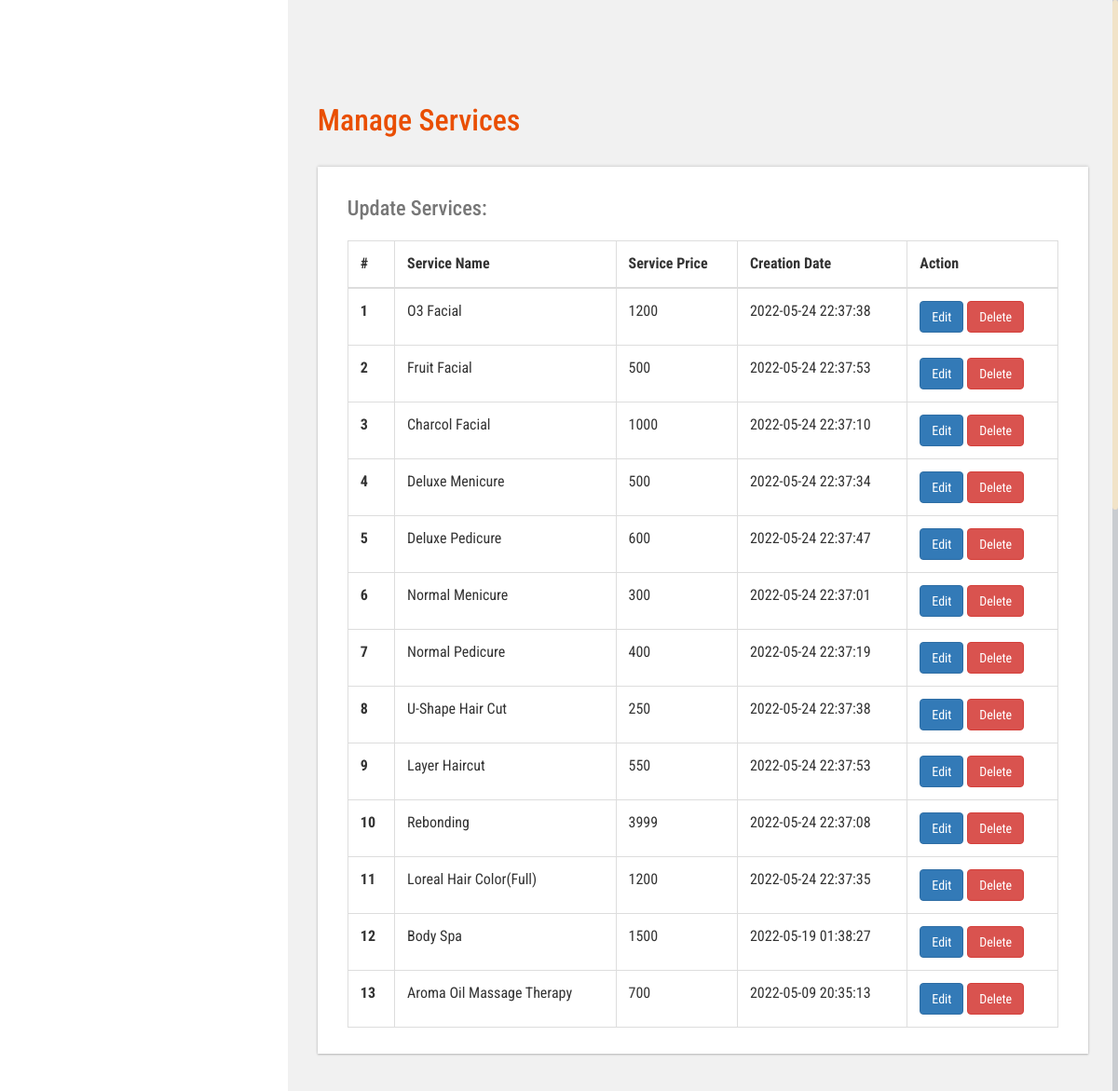
Screenshot of /admin/manage-services.php (signed in) with the database file from the repository.
### tables this page shows
CREATE TABLE `tblservices` (
  `ID` int(10) NOT NULL,
  `ServiceName` varchar(200) DEFAULT NULL,
  `ServiceDescription` mediumtext DEFAULT NULL,
  `Cost` int(10) DEFAULT NULL,
  `Image` varchar(200) DEFAULT NULL,
  `CreationDate` timestamp NULL DEFAULT current_timestamp()
);

### admin/manage-services.php (the view, shortened to what this page needs)
<?php
if (strlen($_SESSION['bpmsaid']==0)) {
  header('location:logout.html');
  } else{
  ?>
<!DOCTYPE HTML>
<html>
<head>
<link href="css/bootstrap.css" rel='stylesheet' type='text/css' />
<link href="css/style.css" rel='stylesheet' type='text/css' />
<link href="css/font-awesome.css" rel="stylesheet">
<link href="css/animate.css" rel="stylesheet" type="text/css" media="all">
<link href="css/custom.css" rel="stylesheet">
</head>
<body class="cbp-spmenu-push">
	<div class="main-content">
		<div id="page-wrapper">
			<div class="main-page">
				<div class="tables">
					<h3 class="title1">Manage Services</h3>
					<div class="table-responsive bs-example widget-shadow">
						<h4>Update Services:</h4>
						<table class="table table-bordered"> <thead> <tr> <th>#</th> <th>Service Name</th> <th>Service Price</th> <th>Creation Date</th><th>Action</th> </tr> </thead> <tbody>
<?php
$ret=mysqli_query($con,"select *from  tblservices");
$cnt=1;
while ($row=mysqli_fetch_array($ret)) {
?>
						 <tr> <th scope="row"><?php echo $cnt;?></th> <td><?php  echo $row['ServiceName'];?></td> <td><?php  echo $row['Cost'];?></td><td><?php  echo $row['CreationDate'];?></td> <td>
						 	<a href="edit-services.html?editid=<?php echo $row['ID'];?>" class="btn btn-primary">Edit</a>
						 	<a href="manage-services.html?delid=<?php echo $row['ID'];?>" class="btn btn-danger" onClick="return confirm('Are you sure you want to delete?')">Delete</a>
						 	</td> </tr>   <?php
$cnt=$cnt+1;
}?></tbody> </table>
					</div>
				</div>
			</div>
		</div>
	</div>
</body>
</html>
<?php }  ?>

### admin/css/style.css (style rules this page uses)
h4, h5, h6, h1, h2, h3 { margin: 0; }
html, body { font-family: 'Roboto Condensed', sans-serif; font-size: 100%; overflow-x: hidden; background: #fff; }
body a { transition: 0.5s all ease; -webkit-transition: 0.5s all ease; -moz-transition: 0.5s all ease; -o-transition: 0.5s all ease; -ms-transition: 0.5s all ease; text-decoration:none; }
h1,h2,h3,h4,h5,h6 { margin:0; }
.main-content { position: relative; }
.cbp-spmenu-push { overflow-x: hidden; position: relative; }
.cbp-spmenu, .cbp-spmenu-push { -webkit-transition: all 0.3s ease; -moz-transition: all 0.3s ease; transition: all 0.3s ease; }
.cbp-spmenu-push div#page-wrapper { margin: 0 0 0 19.3em; transition:.5s all; -webkit-transition:.5s all; -moz-transition:.5s all; }
.widget-shadow { background-color: #fff; box-shadow: 0 -1px 3px rgba(0,0,0,.12),0 1px 2px rgba(0,0,0,.24); -webkit-box-shadow: 0 -1px 3px rgba(0,0,0,.12),0 1px 2px rgba(0,0,0,.24); -moz-box-shadow: 0 -1px 3px rgba(0,0,0,.12),0 1px 2px rgba(0,0,0,.24); }
h3.title1 { font-size: 2em; color: #e94e02; margin-bottom: 0.8em; }
.table > thead > tr > th, .table > tbody > tr > th, .table > tfoot > tr > th, .table > thead > tr > td, .table > tbody > tr > td, .table > tfoot > tr > td { border-top: none; }
.tables h4 { font-size: 1.4em; margin-bottom: 1em; color: #777777; }
.tables .panel-body ,.tables .bs-example { padding: 2em 2em 0.5em; }
.tables .table > thead > tr > th, .tables .table > tbody > tr > th, .tables .table > tfoot > tr > th, .tables .table > thead > tr > td, .tables .table > tbody > tr > td, .tables .table > tfoot > tr > td { padding: 13px; border-top: 1px solid #E0E0E0; }
.bs-example { margin-top: 2em; }

### admin/css/custom.css (style rules this page uses)
#page-wrapper { padding:7em 2em 2.5em; background-color: #F1F1F1; }

### rows the page displays
tblservices: ServiceName "O3 Facial", Cost "1200", CreationDate "2022-05-24 22:37:38"
tblservices: ServiceName "Fruit Facial", Cost "500", CreationDate "2022-05-24 22:37:53"
tblservices: ServiceName "Charcol Facial", Cost "1000", CreationDate "2022-05-24 22:37:10"
tblservices: ServiceName "Deluxe Menicure", Cost "500", CreationDate "2022-05-24 22:37:34"
tblservices: ServiceName "Deluxe Pedicure", Cost "600", CreationDate "2022-05-24 22:37:47"
tblservices: ServiceName "Normal Menicure", Cost "300", CreationDate "2022-05-24 22:37:01"
tblservices: ServiceName "Normal Pedicure", Cost "400", CreationDate "2022-05-24 22:37:19"
tblservices: ServiceName "U-Shape Hair Cut", Cost "250", CreationDate "2022-05-24 22:37:38"
tblservices: ServiceName "Layer Haircut", Cost "550", CreationDate "2022-05-24 22:37:53"
tblservices: ServiceName "Rebonding", Cost "3999", CreationDate "2022-05-24 22:37:08"
tblservices: ServiceName "Loreal Hair Color(Full)", Cost "1200", CreationDate "2022-05-24 22:37:35"
tblservices: ServiceName "Body Spa", Cost "1500", CreationDate "2022-05-19 01:38:27"
tblservices: ServiceName "Aroma Oil Massage Therapy", Cost "700", CreationDate "2022-05-09 20:35:13"
